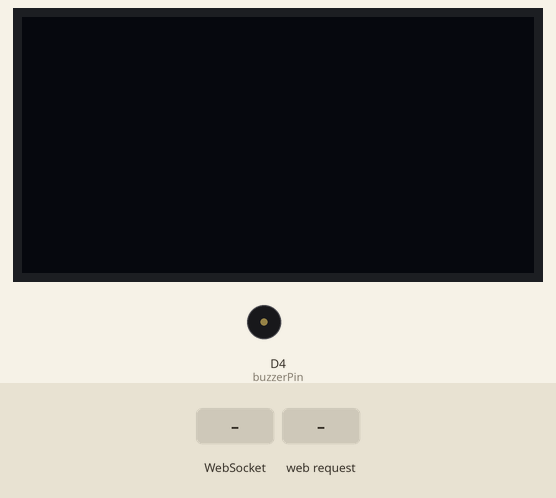
Recording of a sketch running on a simulated ESP8266 (NodeMCU). Shown: 128×64 one-colour display, buzzer (waves = sounding). The test bench sets the inputs (shaded band). The display library's start-up logo is not drawn; what the sketch prints to the serial monitor is not drawn.

Above: at 3.2 s.
3.3 s: WebSocket text "come" received
At 3.7 s:
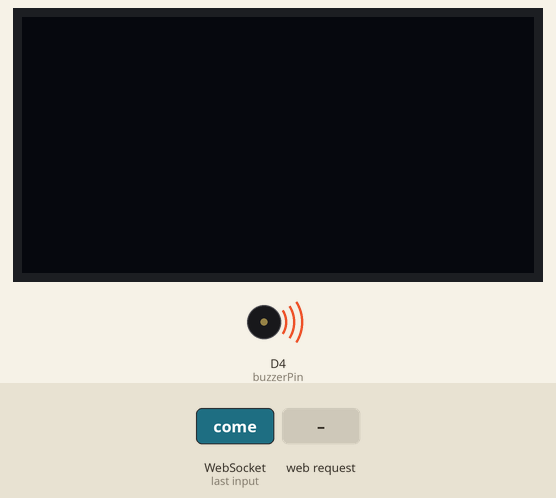
At 4.6 s:
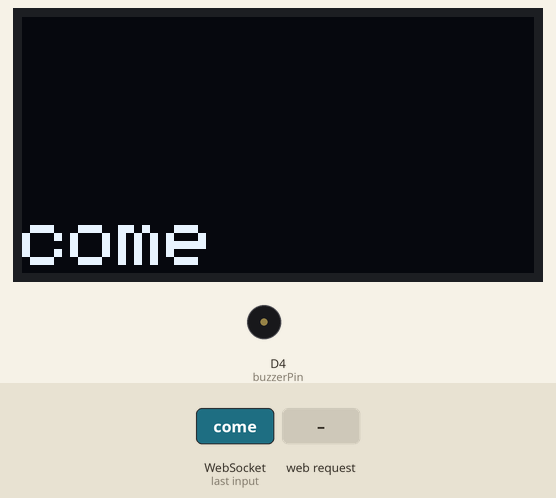
5.3 s: HTTP request GET /oled/on received
At 5.6 s:
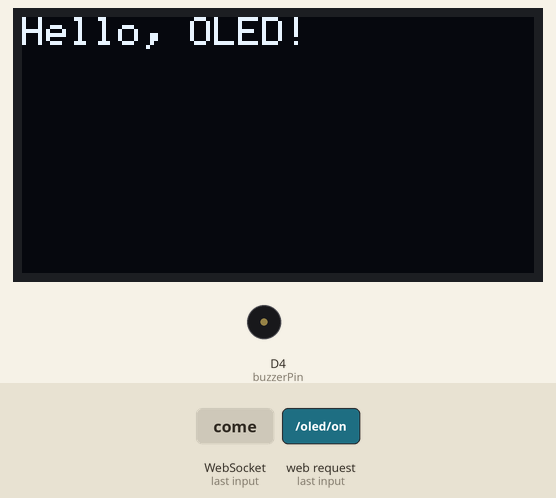
Timing chart, 0 to 8.3 s (numbered marks = the images above; inputs shaded):
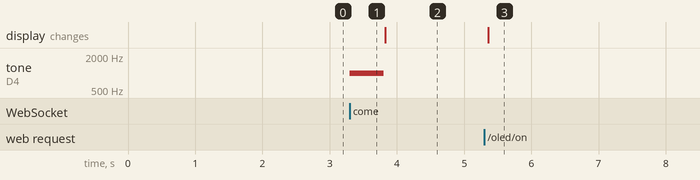

The sketch:

esp8266_Number_oled.ino
```cpp
#ifdef ESP8266
#include <ESP8266WiFi.h>
#include <ESP8266mDNS.h>
#elif defined(ESP32)
#include <WiFi.h>
#include <ESPmDNS.h>
#else
#error "Board not found"
#endif

#include <WebSocketsServer.h>
#include <Wire.h>
#include <Adafruit_GFX.h>
#include <Adafruit_SSD1306.h>
#include <ESPAsyncTCP.h>
#include <ESPAsyncWebServer.h>
#include <Arduino.h>


#define SCREEN_WIDTH 128 // OLED display width, in pixels
#define SCREEN_HEIGHT 64 // OLED display height, in pixels


// Define OLED parameters
const int buzzerPin = D4;
#define OLED_RESET    -1 // Reset pin # (or -1 if sharing Arduino reset pin)
#define SCREEN_ADDRESS 0x3C
Adafruit_SSD1306 display(SCREEN_WIDTH, SCREEN_HEIGHT, &Wire, OLED_RESET);

char webpage[] PROGMEM = R"=====(

<!DOCTYPE html>
<html lang="en">
<head>
    <meta charset="UTF-8">
    <meta name="viewport" content="width=device-width, initial-scale=1.0">
    <style>
body {
    background: rgb(246, 250, 255);
/* background: linear-gradient(90deg, rgba(50,130,255,1) 0%, rgba(61,244,255,1) 48%, rgba(50,130,255,1) 100%); */
    font-family: 'Arial', sans-serif;
    margin: 0;
    text-align: center;
}

.container {
    display: flex;
    flex-direction: column;
    align-items: center;
    justify-content: center;
    height: 100vh;
    box-shadow: 0 4px 8px rgba(0, 0, 0, 0.1);
}

.header {
    font-size: 36px;
    margin-bottom: 10px;
    color: #000; /* White text */
}
.input-container {
    margin-top: 10px;
}

input {
    font-size: 18px;
    padding: 12px;
    width: 250px;
    border: 2px solid #3282ff; /* Emerald Green */
    border-radius: 8px;
    outline: none;
    margin-bottom: 10px;
    transition: border-color 0.3s ease-in-out;
}

input:focus {
    border-color: #011585; /* Nephritis - Darker Green */
}

.button {
    font-size: 20px;
    border-radius: 12px;
    background-color: #3282ff; /* Emerald Green */
    color: #fff; /* White text */
    padding: 12px 20px;
    cursor: pointer;
    border: 4px solid #3282ff; /* Emerald Green */
    width: 250px;
    margin-bottom: 10px;
    transition: transform 0.3s ease-in-out, background-color 0.3s ease-in-out;
}

.button:hover {
    transform: scale(1.1);
    background-color: #3282ff; /* Nephritis - Darker Green */

}


    </style>
</head>
<body>

    <div class="container">
        <div class="header">
            <h1>LJ  WIRELESSBELL</h1>
        </div>
        <div class="input-container">

            <input type="text" id="numberInput" name="numberInput" min="0" max="9" minlength="" maxlenght="2" placeholder="Type here any number">


        </div></br>

        <div class="button" onclick="sendMessage('come')">COME</div>
        <div class="button" onclick="sendMessage('Tea')">TEA</div>
        <div class="button" onclick="sendMessage('Coffee')">COFFEE</div>
        <div class="button" onclick="sendMessage('water')">WATER</div>
        <div class="button" onclick="sendMessage('next')">NEXT</div>
        <div class="button" onclick="sendMessage('emergency')">EMERGENCY</div>
        <div class="button" onclick="sendMessage('call')">CALL</div>
    </div>

    <script>
        var connection = new WebSocket('ws://' + location.hostname + ':81/');

        function sendMessage(message)
        {
            var numberInput = document.getElementById('numberInput').value;
            var combinedMessage = numberInput ? `${numberInput} ${message}` : message;

            console.log(combinedMessage);
            connection.send(combinedMessage);
        }
    </script>
</body>
</html>

)=====";

AsyncWebServer server(80);
WebSocketsServer websockets(81);
void setupBuzzer() {
  pinMode(buzzerPin, OUTPUT);
  digitalWrite(buzzerPin, LOW);  // Set initial state to low
}

void beep(int frequency, int duration) {
  tone(buzzerPin, frequency, duration);
  delay(duration);
  noTone(buzzerPin);
}
void handleButtonClick(String message) {
  if (message == "come") {
    beep(1000, 500);  // Adjust frequency and duration as needed
  } else if (message == "Tea") {
    beep(1500, 500);
  } else if (message == "Coffee") {
    beep(2000, 500);
  } else if (message == "water") {
    beep(2500, 500);
  } else if (message == "next") {
    beep(3000, 500);
  } else if (message == "emergency") {
    beep(3500, 1000);
  } else if (message == "call") {
    beep(4000, 1000);
  }
}

void notFound(AsyncWebServerRequest *request)
{
  request->send(404, "text/plain", "Page Not found");
}

void webSocketEvent(uint8_t num, WStype_t type, uint8_t * payload, size_t length)
{
  switch (type)
  {
    case WStype_DISCONNECTED:
      Serial.printf("[%u] Disconnected!\n", num);
      break;
    case WStype_CONNECTED:
    {
        IPAddress ip = websockets.remoteIP(num);
        Serial.printf("[%u] Connected from %d.%d.%d.%d url: %s\n", num, ip[0], ip[1], ip[2], ip[3], payload);

        // send message to client
        websockets.sendTXT(num, "Connected from server");
      }
      break;
    case WStype_TEXT:
      Serial.printf("[%u] get Text: %s\n", num, payload);
      String message = String((char*)( payload));
      Serial.println(message);

     handleButtonClick(message);

        addMessageToBuffer(message);
      break;

  }
}
#define MAX_MESSAGES 4
String messageBuffer[MAX_MESSAGES];
uint8_t messageIndex = 0;

void printMessagesOnDisplay()
{
   display.ssd1306_command(SSD1306_DISPLAYON);
  // Clear the display
  display.clearDisplay();

  // Set text properties
  display.setTextSize(2);
  display.setTextColor(SSD1306_WHITE);
  display.setCursor(0, 0);

  // Print messages on the display
  for (uint8_t i = 0; i < MAX_MESSAGES; i++)
  {
    uint8_t index = (messageIndex + i) % MAX_MESSAGES;
    display.println(messageBuffer[index]);
  }

  // Update the display
  display.display();
  display.clearDisplay();
  delay(30000);
  display.ssd1306_command(SSD1306_DISPLAYOFF);
}

void addMessageToBuffer(const String &message) {
  // Add the message to the buffer
  messageBuffer[messageIndex] = message;

  // Increment the message index
  messageIndex = (messageIndex + 1) % MAX_MESSAGES;

  // Print the updated messages on the display
  printMessagesOnDisplay();

}


void setup(void) {
  Serial.begin(115200);
  setupBuzzer();

  // Initialize the OLED display
  if (!display.begin(SSD1306_SWITCHCAPVCC, SCREEN_ADDRESS))
   {
    Serial.println(F("SSD1306 allocation failed"));
    for (;;) ;
  }

  display.display();
  display.display();
  delay(2000);
  display.clearDisplay();

  WiFi.softAP("techiesms", "");
  Serial.println("softap");
  Serial.println("");
  Serial.println(WiFi.softAPIP());

  if (MDNS.begin("ESP")) {
    Serial.println("MDNS responder started");
  }

  server.on("/", [](AsyncWebServerRequest * request) {
    request->send_P(200, "text/html", webpage);
  });

  server.on("/oled/on", HTTP_GET, [](AsyncWebServerRequest * request) {
    // Update the display with your desired content
    display.clearDisplay();
    display.setTextSize(1);
    display.setTextColor(SSD1306_WHITE);
    display.setCursor(0, 0);
    display.println("Hello, OLED!");
    display.display();

    request->send_P(200, "text/html", webpage);
  });

  server.onNotFound(notFound);

  server.begin();
  websockets.begin();
  websockets.onEvent(webSocketEvent);

}

void loop(void) {
  websockets.loop();
}
```

Measured:
- after the input at 3.3 s, tone on D4 (buzzerPin): silent → 1000 Hz at once, → silent 0.50 s later
- after the input at 5.3 s, the display: changes after 0.06 s (image 3)
